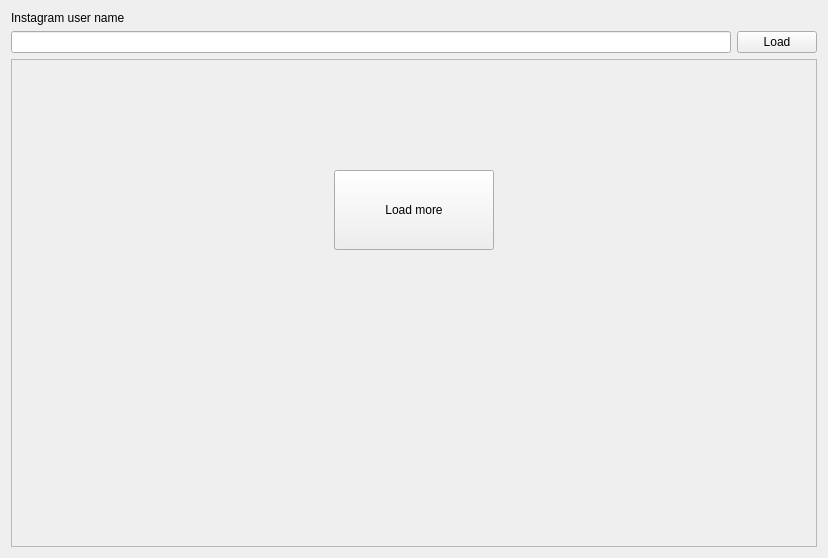
<?xml version="1.0" encoding="UTF-8"?>
<ui version="4.0">
 <class>GalleryWindow</class>
 <widget class="QMainWindow" name="GalleryWindow">
  <property name="geometry">
   <rect>
    <x>0</x>
    <y>0</y>
    <width>828</width>
    <height>558</height>
   </rect>
  </property>
  <property name="windowTitle">
   <string>GalleryWindow</string>
  </property>
  <widget class="QWidget" name="centralWidget">
   <layout class="QVBoxLayout" name="verticalLayout">
    <item>
     <widget class="QLabel" name="usernameLabel">
      <property name="text">
       <string>Instagram user name</string>
      </property>
     </widget>
    </item>
    <item>
     <layout class="QHBoxLayout" name="usernameLayout">
      <item>
       <widget class="QLineEdit" name="usernameLineEdit"/>
      </item>
      <item>
       <widget class="QPushButton" name="loadButton">
        <property name="text">
         <string>Load</string>
        </property>
       </widget>
      </item>
     </layout>
    </item>
    <item>
     <widget class="QScrollArea" name="scrollArea">
      <property name="enabled">
       <bool>true</bool>
      </property>
      <property name="widgetResizable">
       <bool>true</bool>
      </property>
      <widget class="QWidget" name="imagesWidget">
       <property name="geometry">
        <rect>
         <x>0</x>
         <y>0</y>
         <width>808</width>
         <height>482</height>
        </rect>
       </property>
       <property name="styleSheet">
        <string notr="true"/>
       </property>
       <layout class="QHBoxLayout" name="horizontalLayout">
        <item>
         <spacer name="horizontalSpacer">
          <property name="orientation">
           <enum>Qt::Horizontal</enum>
          </property>
          <property name="sizeHint" stdset="0">
           <size>
            <width>40</width>
            <height>20</height>
           </size>
          </property>
         </spacer>
        </item>
        <item>
         <layout class="QVBoxLayout" name="verticalLayout_3">
          <item>
           <layout class="QGridLayout" name="imagesGridLayout"/>
          </item>
          <item>
           <widget class="QPushButton" name="loadMoreButton">
            <property name="minimumSize">
             <size>
              <width>160</width>
              <height>80</height>
             </size>
            </property>
            <property name="maximumSize">
             <size>
              <width>16777215</width>
              <height>80</height>
             </size>
            </property>
            <property name="styleSheet">
             <string notr="true"/>
            </property>
            <property name="text">
             <string>Load more</string>
            </property>
           </widget>
          </item>
          <item>
           <widget class="QLabel" name="loadingAnimationLabel">
            <property name="minimumSize">
             <size>
              <width>160</width>
              <height>80</height>
             </size>
            </property>
            <property name="maximumSize">
             <size>
              <width>16777215</width>
              <height>80</height>
             </size>
            </property>
            <property name="frameShape">
             <enum>QFrame::NoFrame</enum>
            </property>
            <property name="lineWidth">
             <number>0</number>
            </property>
            <property name="text">
             <string/>
            </property>
            <property name="textFormat">
             <enum>Qt::PlainText</enum>
            </property>
            <property name="alignment">
             <set>Qt::AlignCenter</set>
            </property>
           </widget>
          </item>
         </layout>
        </item>
        <item>
         <spacer name="horizontalSpacer_2">
          <property name="orientation">
           <enum>Qt::Horizontal</enum>
          </property>
          <property name="sizeHint" stdset="0">
           <size>
            <width>40</width>
            <height>20</height>
           </size>
          </property>
         </spacer>
        </item>
       </layout>
      </widget>
     </widget>
    </item>
   </layout>
  </widget>
 </widget>
 <layoutdefault spacing="6" margin="11"/>
 <resources/>
 <connections/>
</ui>
